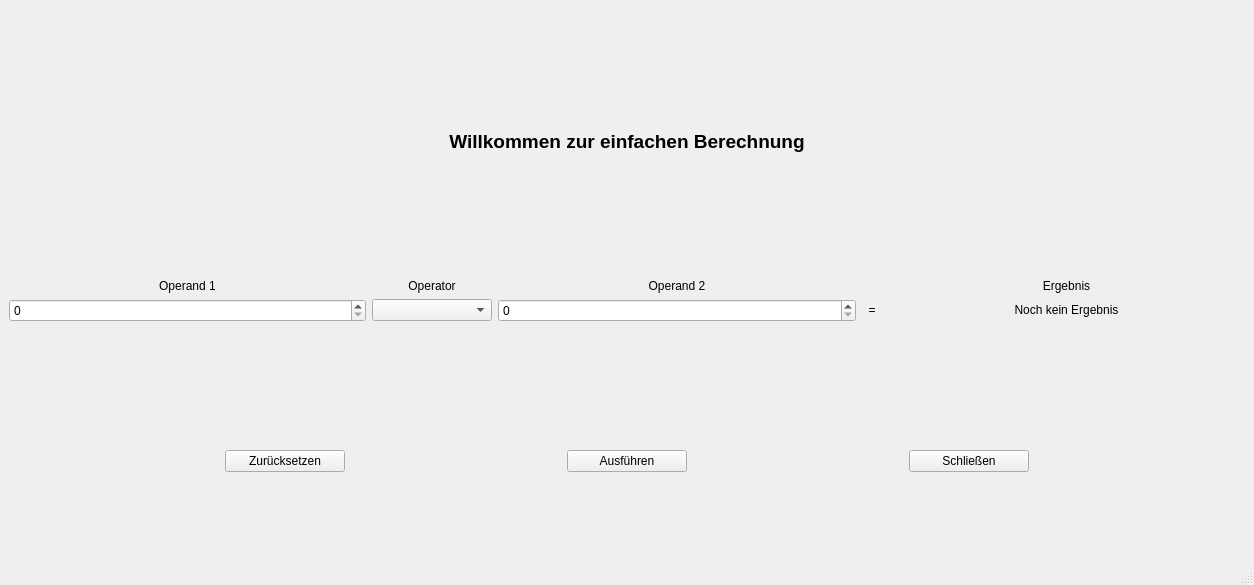
<?xml version="1.0" encoding="UTF-8"?>
<ui version="4.0">
 <class>MainWindow</class>
 <widget class="QMainWindow" name="MainWindow">
  <property name="geometry">
   <rect>
    <x>0</x>
    <y>0</y>
    <width>1254</width>
    <height>585</height>
   </rect>
  </property>
  <property name="sizePolicy">
   <sizepolicy hsizetype="Preferred" vsizetype="Preferred">
    <horstretch>0</horstretch>
    <verstretch>0</verstretch>
   </sizepolicy>
  </property>
  <property name="windowTitle">
   <string>Grundrechnungsarten</string>
  </property>
  <widget class="QWidget" name="centralwidget">
   <layout class="QVBoxLayout" name="verticalLayout">
    <item>
     <widget class="QLabel" name="l_heading">
      <property name="maximumSize">
       <size>
        <width>16777215</width>
        <height>100</height>
       </size>
      </property>
      <property name="font">
       <font>
        <pointsize>14</pointsize>
        <bold>true</bold>
        <kerning>true</kerning>
       </font>
      </property>
      <property name="text">
       <string>Willkommen zur einfachen Berechnung</string>
      </property>
      <property name="alignment">
       <set>Qt::AlignCenter</set>
      </property>
     </widget>
    </item>
    <item>
     <layout class="QGridLayout" name="gridLayout">
      <item row="0" column="2">
       <widget class="QLabel" name="l_operand2">
        <property name="sizePolicy">
         <sizepolicy hsizetype="Preferred" vsizetype="Maximum">
          <horstretch>0</horstretch>
          <verstretch>0</verstretch>
         </sizepolicy>
        </property>
        <property name="text">
         <string>Operand 2</string>
        </property>
        <property name="alignment">
         <set>Qt::AlignCenter</set>
        </property>
       </widget>
      </item>
      <item row="2" column="3">
       <widget class="QLabel" name="l_equal">
        <property name="sizePolicy">
         <sizepolicy hsizetype="Preferred" vsizetype="Maximum">
          <horstretch>0</horstretch>
          <verstretch>0</verstretch>
         </sizepolicy>
        </property>
        <property name="maximumSize">
         <size>
          <width>20</width>
          <height>16777215</height>
         </size>
        </property>
        <property name="text">
         <string>=</string>
        </property>
        <property name="alignment">
         <set>Qt::AlignCenter</set>
        </property>
       </widget>
      </item>
      <item row="2" column="2">
       <widget class="QSpinBox" name="spB_operand2">
        <property name="sizePolicy">
         <sizepolicy hsizetype="Preferred" vsizetype="Maximum">
          <horstretch>0</horstretch>
          <verstretch>0</verstretch>
         </sizepolicy>
        </property>
       </widget>
      </item>
      <item row="2" column="0">
       <widget class="QSpinBox" name="spB_operand1">
        <property name="sizePolicy">
         <sizepolicy hsizetype="Preferred" vsizetype="Maximum">
          <horstretch>0</horstretch>
          <verstretch>0</verstretch>
         </sizepolicy>
        </property>
       </widget>
      </item>
      <item row="2" column="1">
       <widget class="QComboBox" name="coB_operator">
        <property name="sizePolicy">
         <sizepolicy hsizetype="Preferred" vsizetype="Maximum">
          <horstretch>0</horstretch>
          <verstretch>0</verstretch>
         </sizepolicy>
        </property>
        <property name="maximumSize">
         <size>
          <width>120</width>
          <height>16777215</height>
         </size>
        </property>
       </widget>
      </item>
      <item row="2" column="4">
       <widget class="QLabel" name="l_act_result">
        <property name="sizePolicy">
         <sizepolicy hsizetype="Preferred" vsizetype="Maximum">
          <horstretch>0</horstretch>
          <verstretch>0</verstretch>
         </sizepolicy>
        </property>
        <property name="text">
         <string>Noch kein Ergebnis</string>
        </property>
        <property name="alignment">
         <set>Qt::AlignCenter</set>
        </property>
       </widget>
      </item>
      <item row="0" column="1">
       <widget class="QLabel" name="l_operator">
        <property name="sizePolicy">
         <sizepolicy hsizetype="Preferred" vsizetype="Maximum">
          <horstretch>0</horstretch>
          <verstretch>0</verstretch>
         </sizepolicy>
        </property>
        <property name="text">
         <string>Operator</string>
        </property>
        <property name="alignment">
         <set>Qt::AlignCenter</set>
        </property>
       </widget>
      </item>
      <item row="0" column="4">
       <widget class="QLabel" name="l_result">
        <property name="sizePolicy">
         <sizepolicy hsizetype="Preferred" vsizetype="Maximum">
          <horstretch>0</horstretch>
          <verstretch>0</verstretch>
         </sizepolicy>
        </property>
        <property name="text">
         <string>Ergebnis</string>
        </property>
        <property name="alignment">
         <set>Qt::AlignCenter</set>
        </property>
       </widget>
      </item>
      <item row="0" column="0">
       <widget class="QLabel" name="l_operand1">
        <property name="sizePolicy">
         <sizepolicy hsizetype="Preferred" vsizetype="Maximum">
          <horstretch>0</horstretch>
          <verstretch>0</verstretch>
         </sizepolicy>
        </property>
        <property name="text">
         <string>Operand 1</string>
        </property>
        <property name="alignment">
         <set>Qt::AlignCenter</set>
        </property>
       </widget>
      </item>
     </layout>
    </item>
    <item>
     <spacer name="verticalSpacer">
      <property name="orientation">
       <enum>Qt::Vertical</enum>
      </property>
      <property name="sizeType">
       <enum>QSizePolicy::Fixed</enum>
      </property>
      <property name="sizeHint" stdset="0">
       <size>
        <width>20</width>
        <height>40</height>
       </size>
      </property>
     </spacer>
    </item>
    <item>
     <layout class="QHBoxLayout" name="horizontalLayout">
      <item>
       <widget class="QPushButton" name="pb_reset">
        <property name="maximumSize">
         <size>
          <width>120</width>
          <height>16777215</height>
         </size>
        </property>
        <property name="text">
         <string>Zurücksetzen</string>
        </property>
       </widget>
      </item>
      <item>
       <widget class="QPushButton" name="pb_execute">
        <property name="maximumSize">
         <size>
          <width>120</width>
          <height>16777215</height>
         </size>
        </property>
        <property name="text">
         <string>Ausführen</string>
        </property>
       </widget>
      </item>
      <item>
       <widget class="QPushButton" name="pb_close">
        <property name="maximumSize">
         <size>
          <width>120</width>
          <height>16777215</height>
         </size>
        </property>
        <property name="text">
         <string>Schließen</string>
        </property>
       </widget>
      </item>
     </layout>
    </item>
   </layout>
  </widget>
  <widget class="QMenuBar" name="menubar">
   <property name="geometry">
    <rect>
     <x>0</x>
     <y>0</y>
     <width>1254</width>
     <height>30</height>
    </rect>
   </property>
  </widget>
  <widget class="QStatusBar" name="statusbar"/>
 </widget>
 <resources/>
 <connections>
  <connection>
   <sender>pb_close</sender>
   <signal>clicked()</signal>
   <receiver>MainWindow</receiver>
   <slot>close()</slot>
   <hints>
    <hint type="sourcelabel">
     <x>643</x>
     <y>382</y>
    </hint>
    <hint type="destinationlabel">
     <x>412</x>
     <y>246</y>
    </hint>
   </hints>
  </connection>
 </connections>
</ui>
